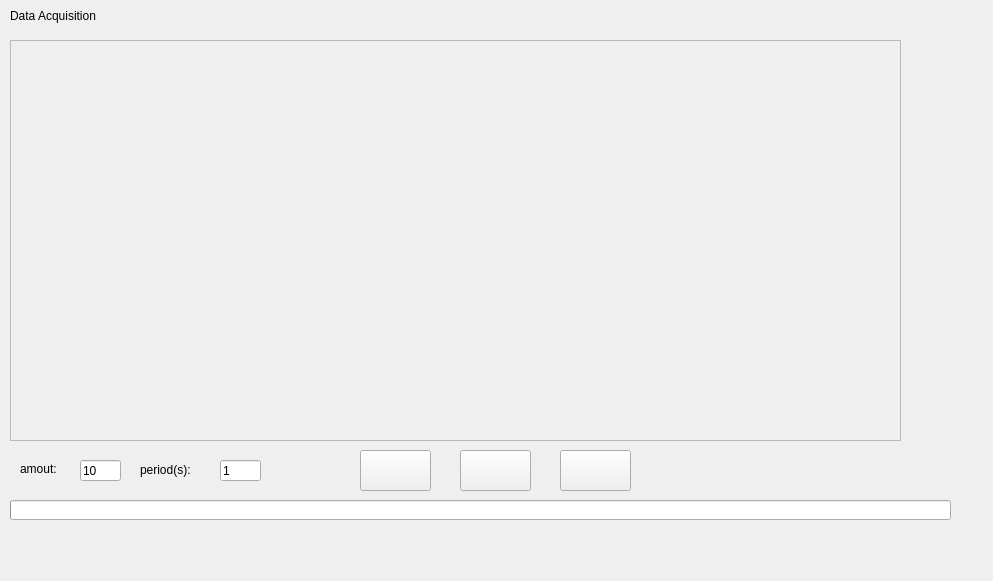
<?xml version="1.0" encoding="UTF-8"?>
<ui version="4.0">
 <class>mainWindow</class>
 <widget class="QWidget" name="mainWindow">
  <property name="geometry">
   <rect>
    <x>0</x>
    <y>0</y>
    <width>993</width>
    <height>581</height>
   </rect>
  </property>
  <property name="windowTitle">
   <string>Form</string>
  </property>
  <widget class="QLabel" name="labelHeader">
   <property name="geometry">
    <rect>
     <x>10</x>
     <y>-20</y>
     <width>901</width>
     <height>71</height>
    </rect>
   </property>
   <property name="frameShadow">
    <enum>QFrame::Raised</enum>
   </property>
   <property name="text">
    <string>Data Acquisition</string>
   </property>
  </widget>
  <widget class="QLabel" name="label_2">
   <property name="geometry">
    <rect>
     <x>20</x>
     <y>460</y>
     <width>51</width>
     <height>17</height>
    </rect>
   </property>
   <property name="text">
    <string>amout:</string>
   </property>
  </widget>
  <widget class="QLabel" name="label_3">
   <property name="geometry">
    <rect>
     <x>140</x>
     <y>460</y>
     <width>71</width>
     <height>20</height>
    </rect>
   </property>
   <property name="text">
    <string>period(s):</string>
   </property>
  </widget>
  <widget class="QPushButton" name="onButtonAuto">
   <property name="geometry">
    <rect>
     <x>360</x>
     <y>450</y>
     <width>71</width>
     <height>41</height>
    </rect>
   </property>
   <property name="text">
    <string/>
   </property>
  </widget>
  <widget class="QFrame" name="frameCameraA">
   <property name="geometry">
    <rect>
     <x>10</x>
     <y>40</y>
     <width>891</width>
     <height>401</height>
    </rect>
   </property>
   <property name="frameShape">
    <enum>QFrame::StyledPanel</enum>
   </property>
   <property name="frameShadow">
    <enum>QFrame::Raised</enum>
   </property>
   <widget class="QWidget" name="horizontalLayoutWidget_2">
    <property name="geometry">
     <rect>
      <x>0</x>
      <y>10</y>
      <width>891</width>
      <height>381</height>
     </rect>
    </property>
    <layout class="QHBoxLayout" name="displayAuto"/>
   </widget>
  </widget>
  <widget class="QLineEdit" name="NoImages">
   <property name="geometry">
    <rect>
     <x>80</x>
     <y>460</y>
     <width>41</width>
     <height>21</height>
    </rect>
   </property>
   <property name="text">
    <string>10</string>
   </property>
  </widget>
  <widget class="QPushButton" name="startButton">
   <property name="geometry">
    <rect>
     <x>460</x>
     <y>450</y>
     <width>71</width>
     <height>41</height>
    </rect>
   </property>
   <property name="text">
    <string/>
   </property>
  </widget>
  <widget class="QProgressBar" name="progressBarAcq">
   <property name="geometry">
    <rect>
     <x>10</x>
     <y>500</y>
     <width>941</width>
     <height>20</height>
    </rect>
   </property>
   <property name="value">
    <number>0</number>
   </property>
   <property name="textVisible">
    <bool>false</bool>
   </property>
  </widget>
  <widget class="QLineEdit" name="period">
   <property name="geometry">
    <rect>
     <x>220</x>
     <y>460</y>
     <width>41</width>
     <height>21</height>
    </rect>
   </property>
   <property name="text">
    <string>1</string>
   </property>
  </widget>
  <widget class="QPushButton" name="stopButton">
   <property name="geometry">
    <rect>
     <x>560</x>
     <y>450</y>
     <width>71</width>
     <height>41</height>
    </rect>
   </property>
   <property name="text">
    <string/>
   </property>
  </widget>
  <widget class="QLabel" name="labelNoImage">
   <property name="geometry">
    <rect>
     <x>870</x>
     <y>450</y>
     <width>41</width>
     <height>31</height>
    </rect>
   </property>
   <property name="text">
    <string/>
   </property>
  </widget>
 </widget>
 <resources/>
 <connections/>
</ui>
